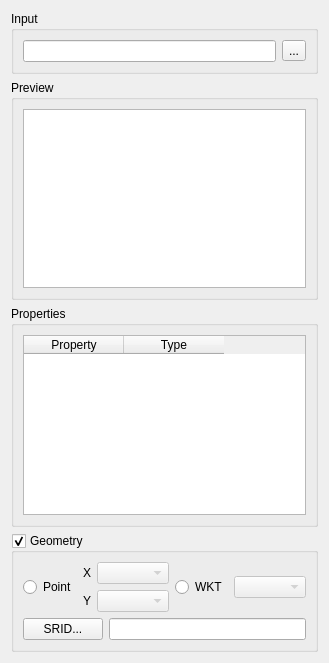
<?xml version="1.0" encoding="UTF-8"?>
<ui version="4.0">
 <class>dataPropertiesWidgetForm</class>
 <widget class="QWidget" name="dataPropertiesWidgetForm">
  <property name="geometry">
   <rect>
    <x>0</x>
    <y>0</y>
    <width>308</width>
    <height>663</height>
   </rect>
  </property>
  <property name="windowTitle">
   <string>Data poperties definitions</string>
  </property>
  <layout class="QGridLayout" name="gridLayout_13">
   <item row="0" column="0">
    <layout class="QGridLayout" name="gridLayout_11">
     <item row="0" column="0">
      <widget class="QGroupBox" name="m_inputDataGroupBox">
       <property name="title">
        <string>Input</string>
       </property>
       <layout class="QGridLayout" name="gridLayout_10">
        <item row="0" column="0">
         <layout class="QGridLayout" name="gridLayout_9">
          <item row="0" column="0">
           <widget class="QLineEdit" name="m_inputDataLineEdit"/>
          </item>
          <item row="0" column="1">
           <widget class="QToolButton" name="m_inputDataToolButton">
            <property name="text">
             <string>...</string>
            </property>
           </widget>
          </item>
         </layout>
        </item>
       </layout>
      </widget>
     </item>
     <item row="1" column="0">
      <layout class="QGridLayout" name="gridLayout_8">
       <item row="0" column="0">
        <widget class="QGroupBox" name="m_dataPreviewGroupBox">
         <property name="title">
          <string>Preview</string>
         </property>
         <layout class="QGridLayout" name="gridLayout_6">
          <item row="1" column="0">
           <widget class="QTableWidget" name="m_dataPreviewTableWidget">
            <property name="enabled">
             <bool>true</bool>
            </property>
            <property name="columnCount">
             <number>0</number>
            </property>
           </widget>
          </item>
         </layout>
        </widget>
       </item>
       <item row="1" column="0">
        <widget class="QGroupBox" name="m_dataPropertiesGroupBox">
         <property name="title">
          <string>Properties</string>
         </property>
         <layout class="QGridLayout" name="gridLayout_7">
          <item row="0" column="0">
           <widget class="QTableWidget" name="m_dataPropertiesTableWidget">
            <column>
             <property name="text">
              <string>Property</string>
             </property>
            </column>
            <column>
             <property name="text">
              <string>Type</string>
             </property>
            </column>
           </widget>
          </item>
         </layout>
        </widget>
       </item>
       <item row="2" column="0">
        <widget class="QGroupBox" name="m_geometryGroupBox">
         <property name="title">
          <string>Geometry</string>
         </property>
         <property name="checkable">
          <bool>true</bool>
         </property>
         <layout class="QGridLayout" name="gridLayout_12">
          <item row="0" column="0">
           <layout class="QGridLayout" name="gridLayout_4">
            <item row="0" column="0">
             <widget class="QRadioButton" name="m_pointRadioButton">
              <property name="text">
               <string>Point</string>
              </property>
             </widget>
            </item>
            <item row="0" column="1">
             <layout class="QGridLayout" name="gridLayout_3">
              <item row="0" column="0">
               <layout class="QGridLayout" name="gridLayout">
                <item row="0" column="0">
                 <widget class="QLabel" name="label">
                  <property name="text">
                   <string>X</string>
                  </property>
                 </widget>
                </item>
                <item row="0" column="1">
                 <widget class="QComboBox" name="m_xAxisComboBox">
                  <property name="enabled">
                   <bool>false</bool>
                  </property>
                  <property name="sizePolicy">
                   <sizepolicy hsizetype="MinimumExpanding" vsizetype="Fixed">
                    <horstretch>0</horstretch>
                    <verstretch>0</verstretch>
                   </sizepolicy>
                  </property>
                 </widget>
                </item>
               </layout>
              </item>
              <item row="1" column="0">
               <layout class="QGridLayout" name="gridLayout_2">
                <item row="0" column="0">
                 <widget class="QLabel" name="label_2">
                  <property name="text">
                   <string>Y</string>
                  </property>
                 </widget>
                </item>
                <item row="0" column="1">
                 <widget class="QComboBox" name="m_yAxisComboBox">
                  <property name="enabled">
                   <bool>false</bool>
                  </property>
                  <property name="sizePolicy">
                   <sizepolicy hsizetype="MinimumExpanding" vsizetype="Fixed">
                    <horstretch>0</horstretch>
                    <verstretch>0</verstretch>
                   </sizepolicy>
                  </property>
                 </widget>
                </item>
               </layout>
              </item>
             </layout>
            </item>
            <item row="0" column="2">
             <widget class="QRadioButton" name="MwktRadioButton">
              <property name="text">
               <string>WKT</string>
              </property>
             </widget>
            </item>
            <item row="0" column="3">
             <widget class="QComboBox" name="m_wktComboBox">
              <property name="enabled">
               <bool>false</bool>
              </property>
              <property name="sizePolicy">
               <sizepolicy hsizetype="MinimumExpanding" vsizetype="Fixed">
                <horstretch>0</horstretch>
                <verstretch>0</verstretch>
               </sizepolicy>
              </property>
             </widget>
            </item>
           </layout>
          </item>
          <item row="1" column="0">
           <layout class="QGridLayout" name="gridLayout_5">
            <item row="0" column="0">
             <widget class="QPushButton" name="m_sridPushButton">
              <property name="text">
               <string>SRID...</string>
              </property>
             </widget>
            </item>
            <item row="0" column="1">
             <widget class="QLineEdit" name="m_sridLineEdit"/>
            </item>
           </layout>
          </item>
         </layout>
        </widget>
       </item>
      </layout>
     </item>
    </layout>
   </item>
  </layout>
 </widget>
 <resources/>
 <connections>
  <connection>
   <sender>m_pointRadioButton</sender>
   <signal>clicked(bool)</signal>
   <receiver>m_xAxisComboBox</receiver>
   <slot>setEnabled(bool)</slot>
   <hints>
    <hint type="sourcelabel">
     <x>296</x>
     <y>570</y>
    </hint>
    <hint type="destinationlabel">
     <x>361</x>
     <y>565</y>
    </hint>
   </hints>
  </connection>
  <connection>
   <sender>m_pointRadioButton</sender>
   <signal>clicked(bool)</signal>
   <receiver>m_yAxisComboBox</receiver>
   <slot>setEnabled(bool)</slot>
   <hints>
    <hint type="sourcelabel">
     <x>288</x>
     <y>574</y>
    </hint>
    <hint type="destinationlabel">
     <x>388</x>
     <y>593</y>
    </hint>
   </hints>
  </connection>
  <connection>
   <sender>MwktRadioButton</sender>
   <signal>clicked(bool)</signal>
   <receiver>m_wktComboBox</receiver>
   <slot>setEnabled(bool)</slot>
   <hints>
    <hint type="sourcelabel">
     <x>507</x>
     <y>580</y>
    </hint>
    <hint type="destinationlabel">
     <x>604</x>
     <y>579</y>
    </hint>
   </hints>
  </connection>
  <connection>
   <sender>m_pointRadioButton</sender>
   <signal>clicked(bool)</signal>
   <receiver>m_wktComboBox</receiver>
   <slot>setDisabled(bool)</slot>
   <hints>
    <hint type="sourcelabel">
     <x>271</x>
     <y>568</y>
    </hint>
    <hint type="destinationlabel">
     <x>603</x>
     <y>583</y>
    </hint>
   </hints>
  </connection>
  <connection>
   <sender>MwktRadioButton</sender>
   <signal>clicked(bool)</signal>
   <receiver>m_xAxisComboBox</receiver>
   <slot>setDisabled(bool)</slot>
   <hints>
    <hint type="sourcelabel">
     <x>469</x>
     <y>577</y>
    </hint>
    <hint type="destinationlabel">
     <x>394</x>
     <y>560</y>
    </hint>
   </hints>
  </connection>
  <connection>
   <sender>MwktRadioButton</sender>
   <signal>clicked(bool)</signal>
   <receiver>m_yAxisComboBox</receiver>
   <slot>setDisabled(bool)</slot>
   <hints>
    <hint type="sourcelabel">
     <x>509</x>
     <y>581</y>
    </hint>
    <hint type="destinationlabel">
     <x>405</x>
     <y>588</y>
    </hint>
   </hints>
  </connection>
 </connections>
</ui>
